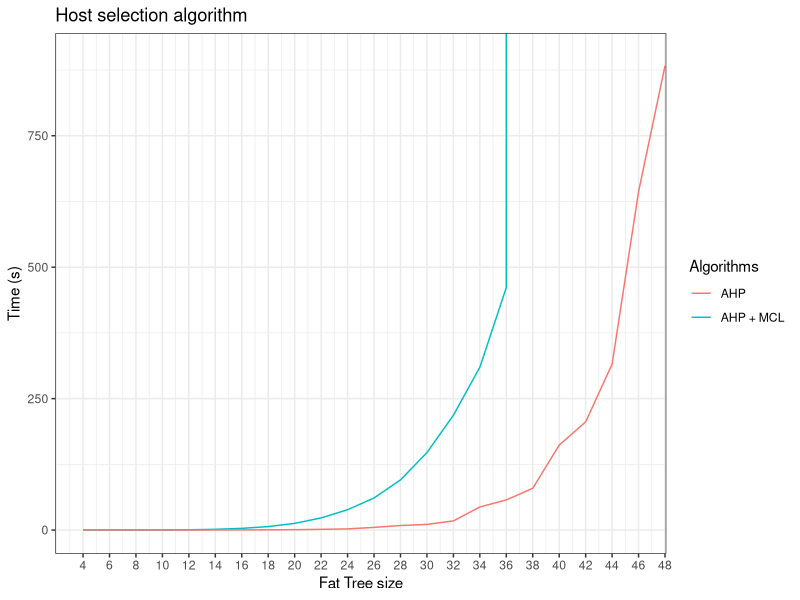

This figure's R source:
library(ggplot2)
library(lubridate)
theme_set(theme_bw())

ahp <- read.table("AHP.data",header=T,sep=";")

mcl_ahp <- read.table("MCL_AHP.data",header=T,sep=";")

total <- read.table("merge.data",header=T,sep=";")

# plot
# p <- ggplot(fill=total$AHP.Time) + 
#     geom_line(data=total, aes(x=total$size,y=total$AHP.Time,color='steelblue'),size=0.5) +
#     geom_line(data=total, aes(x=total$size,y=total$AHP...MCL.Time,color='red'),size=0.5)+
#     labs(title="Host selection algorithm", 
#          y="Time (s)", 
#          x="Fat Tree size",
#          color=NULL)+
#     coord_cartesian(ylim=c(0,2),xlim=c(4,12))+
#     scale_color_discrete(name = "Algorithms", labels = c("AHP", "AHP + MCL"))

# plot
p <- ggplot(fill=total$AHP.Time) + 
    geom_line(data=total, aes(x=total$size,y=total$AHP.Time,color='steelblue'),size=0.5) +
    geom_line(data=total, aes(x=total$size,y=total$AHP...MCL.Time,color='red'),size=0.5)+
    labs(title="Host selection algorithm", 
         y="Time (s)", 
         x="Fat Tree size",
         color=NULL)+
    
    coord_cartesian(ylim=c(0,900),xlim=c(4,46))+
    scale_color_discrete(name = "Algorithms", labels = c("AHP", "AHP + MCL"))+
    scale_x_continuous(breaks = seq(4,48,by=2))

plot(p)
